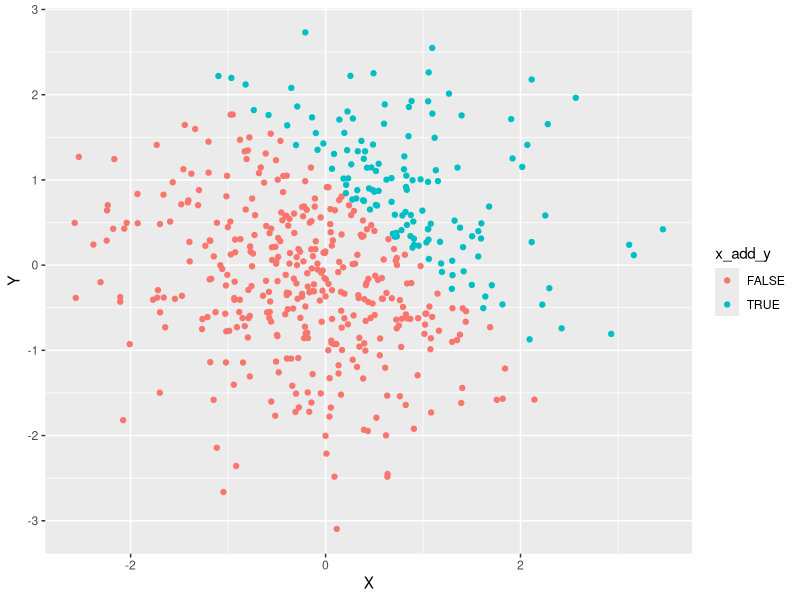
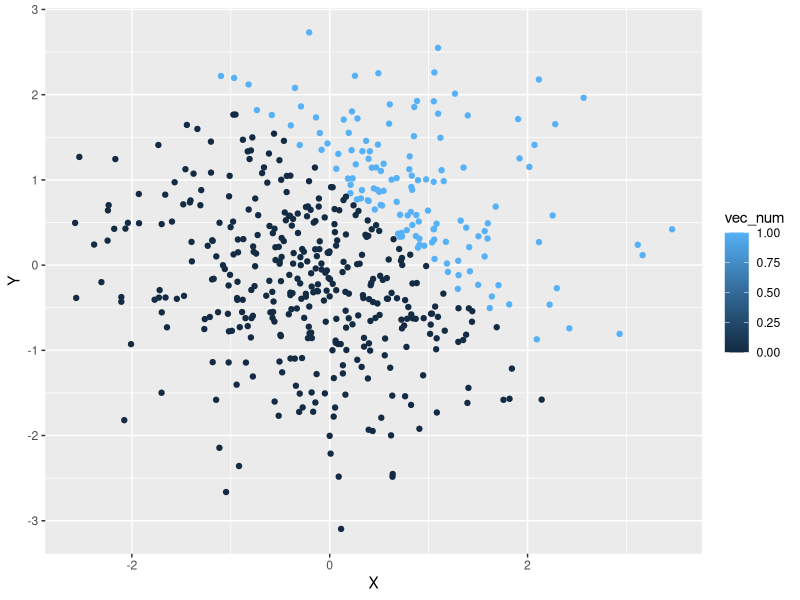
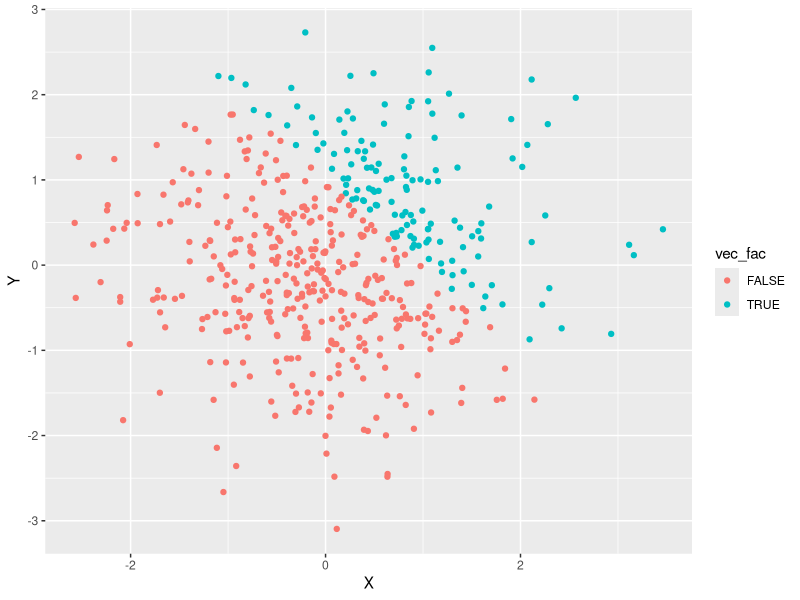
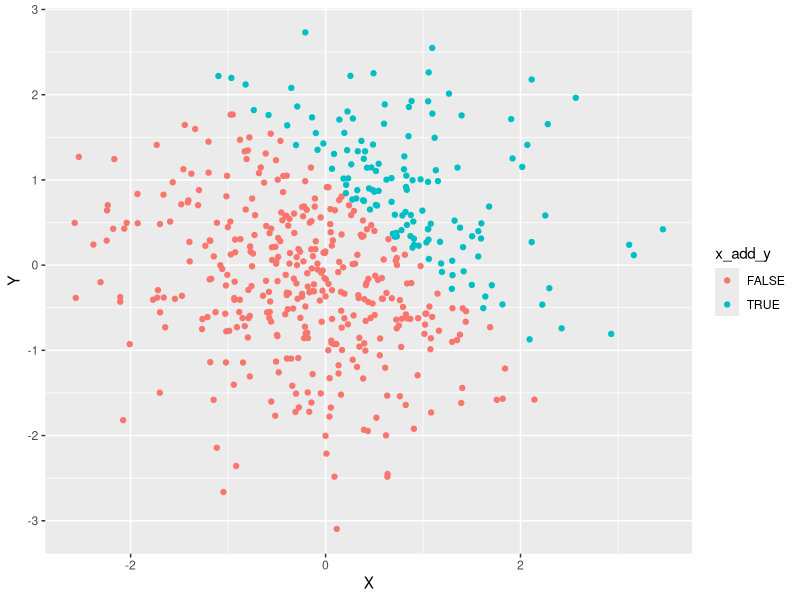

Write R code to recreate these figures, in order.
## ---- chunk 1
library(tidyverse)

frame_one = tibble(
  norm_samp = rnorm(8),
  norm_samp_pos = norm_samp > 0,
  vec_char = c("Baggins", "Melkor", "Manwe", "Sauron", "Feanor", "Fingolfin", "Finarfin", "Luthien"),
  vec_factor = factor(c("Hobbit", "God", "God", "God", "Elf", "Elf", "Elf", "Elf"),order=TRUE,levels = c("Hobbit","Elf","God"))
)

mean(pull(frame_one, norm_samp))
mean(as.numeric(pull(frame_one, norm_samp_pos)))
mean(as.numeric(pull(frame_one, vec_char)))
mean(as.numeric(pull(frame_one, vec_factor)))
## ---- chunk 2
as.numeric(pull(frame_one, norm_samp_pos))*pull(frame_one, norm_samp)
as.factor(pull(frame_one, norm_samp_pos))*pull(frame_one, norm_samp)
as.numeric(as.factor(pull(frame_one, norm_samp_pos)))*pull(frame_one, norm_samp)
## ---- chunk 3
frame_two = tibble(
  x = rnorm(500),
  y = rnorm(500),
  x_add_y = x + y > 1,
  vec_num = as.numeric(x_add_y),
  vec_fac = as.factor(x_add_y)
)
## ---- chunk 4
ggplot(frame_two,aes(x = x, y = y,color = x_add_y)) + geom_point(shape=19) +
    xlab("X") + ylab("Y")
ggsave("scatter_plot_one.pdf")
ggplot(frame_two,aes(x = x, y = y,color = vec_num)) + geom_point(shape=19) +
    xlab("X") + ylab("Y")
ggplot(frame_two,aes(x = x, y = y,color = vec_fac)) + geom_point(shape=19) +
    xlab("X") + ylab("Y")
